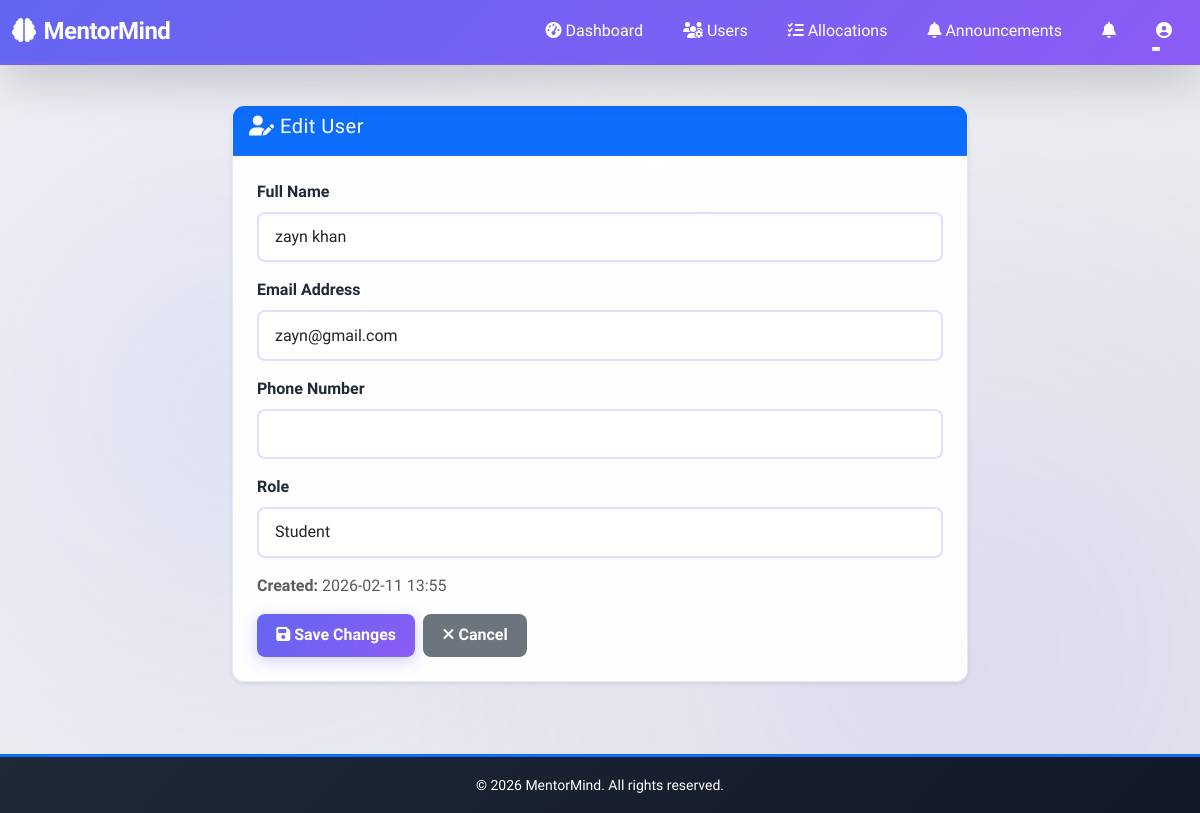
Page /admin/users/2/edit (signed in) on the committed database.
### backend/app/models/models.py (models this page shows, shortened)
class User(UserMixin, db.Model):
    __tablename__ = 'users'
    user_id = db.Column(db.Integer, primary_key=True)
    name = db.Column(db.String(100), nullable=False)
    email = db.Column(db.String(100), unique=True, nullable=False)
    password_hash = db.Column(db.String(255), nullable=False)
    role = db.Column(db.String(20), nullable=False)  # student, mentor, admin
    phone = db.Column(db.String(15))
    profile_picture = db.Column(db.String(255))
    created_at = db.Column(db.DateTime, default=datetime.utcnow)
    updated_at = db.Column(db.DateTime, default=datetime.utcnow, onupdate=datetime.utcnow)
    student_profile = db.relationship('StudentProfile', backref='user', uselist=False)
    mentor_profile = db.relationship('MentorProfile', backref='user', uselist=False)

### backend/app/routes/admin.py (the view, shortened to what this page needs)
@admin_bp.route('/users/<int:user_id>/edit', methods=['GET', 'POST'])
@login_required
def edit_user(user_id):
    if current_user.role != 'admin':
        return redirect(url_for('admin.login'))
    user = User.query.get_or_404(user_id)
    return render_template('admin/edit_user.html', user=user)

### backend/app/templates/admin/edit_user.html (shortened to what this page needs)
{% extends "base.html" %}
{% block content %}
<div class="container py-4">
    <div class="row">
        <div class="col-md-8 mx-auto">
            <div class="card shadow-sm">
                <div class="card-header bg-primary text-white">
                    <h5><i class="fas fa-user-edit"></i> Edit User</h5>
                </div>
                <div class="card-body">
                    <form method="POST">
                        <div class="mb-3">
                            <label for="name" class="form-label">Full Name</label>
                            <input type="text" class="form-control" id="name" name="name" value="{{ user.name }}" required>
                        </div>
                        <div class="mb-3">
                            <label for="email" class="form-label">Email Address</label>
                            <input type="email" class="form-control" id="email" name="email" value="{{ user.email }}" required>
                        </div>
                        <div class="mb-3">
                            <label for="phone" class="form-label">Phone Number</label>
                            <input type="tel" class="form-control" id="phone" name="phone" value="{{ user.phone or '' }}">
                        </div>
                        <div class="mb-3">
                            <label for="role" class="form-label">Role</label>
                            <select class="form-select" id="role" name="role" required>
                                <option value="student" {% if user.role == 'student' %}selected{% endif %}>Student</option>
                            </select>
                        </div>
                        <div class="mb-3">
                            <p class="text-muted">
                                <strong>Created:</strong> {{ user.created_at.strftime('%Y-%m-%d %H:%M') }}
                            </p>
                        </div>
                        <div class="d-flex gap-2">
                            <button type="submit" class="btn btn-primary">
                                <i class="fas fa-save"></i> Save Changes
                            </button>
                            <a href="{{ url_for('admin.users') }}" class="btn btn-secondary">
                                <i class="fas fa-times"></i> Cancel
                            </a>
                        </div>
                    </form>
                </div>
            </div>
        </div>
    </div>
</div>
{% endblock %}

### backend/app/static/css/style.css (style rules this page uses)
:root { --primary: #6366f1; --secondary: #8b5cf6; --success: #10b981; --danger: #ef4444; --warning: #f59e0b; --info: #06b6d4; --dark: #1f2937; --light: #f3f4f6; --gradient-primary: linear-gradient(135deg, #6366f1 0%, #8b5cf6 100%); --gradient-success: linear-gradient(135deg, #10b981 0%, #34d399 100%); --gradient-danger: linear-gradient(135deg, #ef4444 0%, #f87171 100%); --gradient-warm: linear-gradient(135deg, #f59e0b 0%, #fbbf24 100%); --shadow-sm: 0 1px 2px 0 rgba(0, 0, 0, 0.05); --shadow-md: 0 4px 6px -1px rgba(0, 0, 0, 0.1); --shadow-lg: 0 10px 15px -3px rgba(0, 0, 0, 0.1); --shadow-xl: 0 20px 25px -5px rgba(0, 0, 0, 0.1); --transition-fast: 0.2s ease-in-out; --transition-base: 0.3s ease-in-out; --transition-slow: 0.5s ease-in-out; }
body, html { pointer-events: auto !important; overflow: auto !important; }
button, a, input, select, textarea, .btn, [role="button"] { pointer-events: auto !important; z-index: auto !important; background-filter: none !important; -webkit-backdrop-filter: none !important; backdrop-filter: none !important; }
* { margin: 0; padding: 0; box-sizing: border-box; }
body { font-family: 'Segoe UI', Tahoma, Geneva, Verdana, sans-serif; background: linear-gradient(135deg, #f3f4f6 0%, #e5e7eb 100%); min-height: 100vh; color: var(--dark); overflow-x: hidden; }
body::before { content: ''; position: fixed; top: 0; left: 0; width: 100%; height: 100%; background: radial-gradient(circle at 20% 50%, rgba(99, 102, 241, 0.1) 0%, transparent 50%), radial-gradient(circle at 80% 80%, rgba(139, 92, 246, 0.1) 0%, transparent 50%); pointer-events: none; z-index: -1; }
.card { border: none; border-radius: 12px; overflow: hidden; background: rgba(255, 255, 255, 0.95); box-shadow: var(--shadow-md); transition: all var(--transition-base); border: 1px solid rgba(99, 102, 241, 0.15); pointer-events: auto !important; }
.card-header { border-bottom: 2px solid rgba(99, 102, 241, 0.1); font-weight: 600; letter-spacing: 0.5px; animation: fadeIn 0.6s ease-out; }
.card-body { padding: 1.5rem; }
.btn { border-radius: 8px; font-weight: 600; padding: 0.6rem 1.2rem; border: none; cursor: pointer; transition: all var(--transition-fast); position: relative; overflow: hidden; outline: none; }
.btn::before { content: ''; position: absolute; top: 50%; left: 50%; width: 0; height: 0; background: transparent; border-radius: 50%; transform: translate(-50%, -50%); transition: width 0.6s, height 0.6s; }
.btn-primary { background: var(--gradient-primary); color: white; box-shadow: 0 4px 15px rgba(99, 102, 241, 0.3); }
.form-control, .form-select { border: 2px solid rgba(99, 102, 241, 0.2); border-radius: 8px; padding: 0.7rem 1rem; transition: all var(--transition-base); background: rgba(255, 255, 255, 0.8); font-weight: 500; }
.btn, .btn-primary, .btn-success, .btn-danger, .btn-warning, .btn-info { -webkit-tap-highlight-color: transparent !important; -webkit-user-select: none !important; user-select: none !important; pointer-events: auto !important; position: relative; z-index: 10 !important; }
.form-label { font-weight: 600; color: var(--dark); margin-bottom: 0.5rem; display: block; animation: fadeIn 0.4s ease-out; }
.container { animation: fadeIn 0.5s ease-out; }

### rows in the picture
User: name "zayn khan", email "zayn@gmail.com", role "Student", created_at "2026-02-11 13:55"
